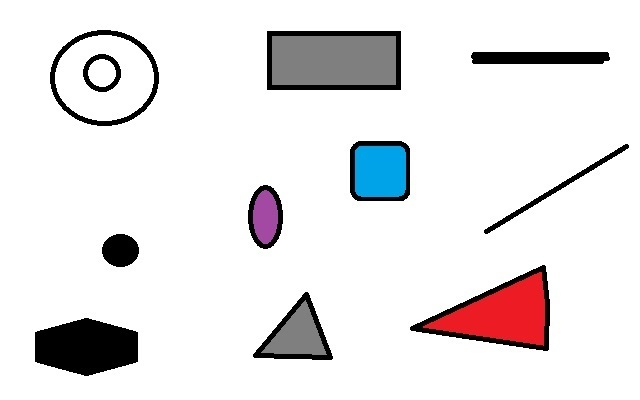
#> input picture shapes.jpg, 640 x 400 px
$ python detect_line.py
#> lines starting #> are read from the running program, lines starting #| are printed output that depends on the picture; after the words box and inside, x2 and y2 are one past the last pixel; in counts of white or black regions, pixels touching at a corner belong together
import numpy as np
import cv2

img = cv2.imread('shapes.jpg')
#> img is the input picture: shape (400, 640, 3); mean B, G, R 230.1, 229, 231.5

gray = cv2.cvtColor(img,cv2.COLOR_BGR2GRAY)
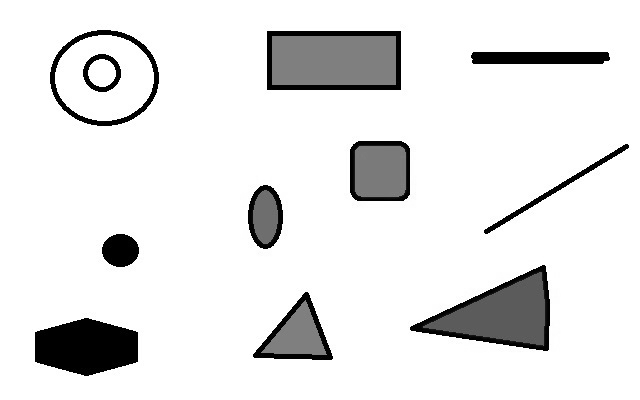
#> gray: shape (400, 640); min 0, max 255, mean 229.9


edges = cv2.Canny(gray,50,150)
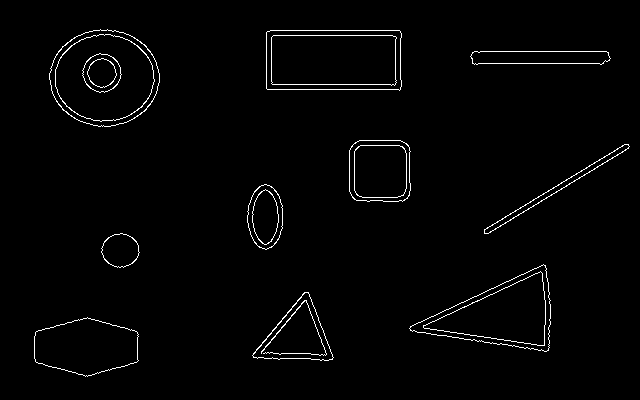
#> edges: shape (400, 640); 1.7% white in thin lines or dots, all inside (x1, y1, x2, y2) = (34, 29, 630, 377)


cv2.imshow('edges', edges)

rho = 0.02  # distance resolution in pixels of the Hough grid
teta = np.pi / 180  # angular resolution in radians of the Hough grid
thres = 1  # minimum number of votes (intersections in Hough grid cell)
min_line_length = 50  # minimum number of pixels making up a line
max_line_gap = 10  # maximum gap in pixels between connectable line segments
lines = cv2.HoughLinesP(image=edges,rho=rho,theta=teta, threshold=thres,lines=np.array([]),
                        minLineLength=min_line_length,maxLineGap=max_line_gap)
#> lines = 23 rows, first 6: [472, 63, 603, 63], [400, 89, 400, 31], [266, 35, 401, 35], [267, 89, 398, 89], [266, 84, 401, 84], [474, 51, 606, 51]


for line in lines:
    for x1,y1,x2,y2 in line:
        cv2.line(img,(x1,y1),(x2,y2),(0,0,255),2)
#> this loop made 23 passes
#> line on passes 1 to 12: [[472, 63, 603, 63]], [[400, 89, 400, 31]], [[266, 35, 401, 35]], [[267, 89, 398, 89]], [[266, 84, 401, 84]], [[474, 51, 606, 51]], [[354, 199, 355, 142]], [[270, 30, 399, 30]], [[486, 233, 628, 148]], [[36, 362, 87, 376]], [[257, 358, 310, 358]], [[484, 229, 626, 144]]
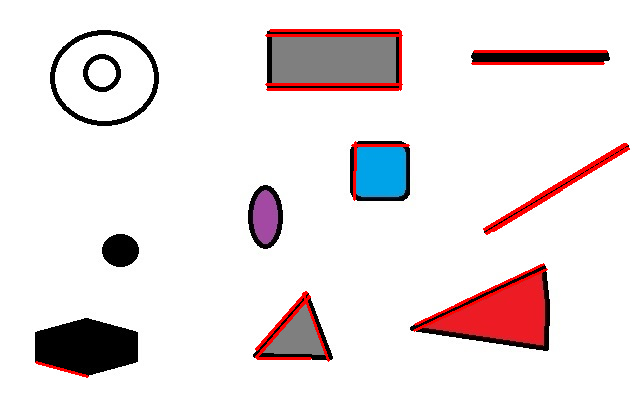
#> img: shape (400, 640, 3); 2.34% of pixels changed, all inside (x1, y1, x2, y2) = (35, 29, 630, 378)


cv2.imshow('result', img)

cv2.waitKey(0)
cv2.destroyAllWindows()
